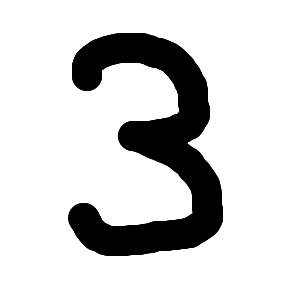
#> input picture 3.png, 300 x 300 px
$ python -i dispImageMosaic.py   (imports and definitions only)
#> lines starting #> are read from the running program, lines starting #| are printed output that depends on the picture
import tkinter as tk
import tkinter.filedialog as fd
# image ライブラリー
from PIL import Image, ImageTk

def dispPhoto(path):
#> called with path = '3.png'
    newImage = Image.open(path).convert("L").resize((32,32)).resize((300,300))
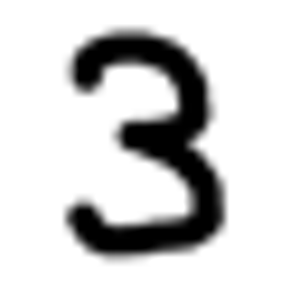
#> newImage: PIL image 300x300 L; min 0, max 255, mean 211.8
    imageData = ImageTk.PhotoImage(newImage)
    imageLabel.configure(image = imageData)
    imageLabel.image = imageData

def openFile():
    fpath = fd.askopenfilename()

    if fpath:
        dispPhoto(fpath)

# [2 lines not run here, left out]

btn = tk.Button(text="open file", command = openFile)
imageLabel = tk.Label()
"""
pack elements
"""
# [3 lines not run here, left out]

>>> result = dispPhoto('3.png')

$ run again, on 7.png
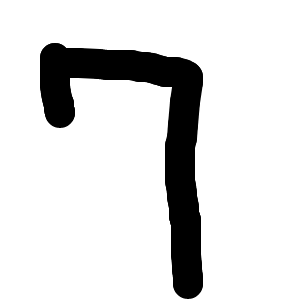
#> input picture 7.png, 300 x 300 px
#> in dispPhoto, `newImage = Image.open(path).convert("L").resize((32,32)).resize((300,3..`:
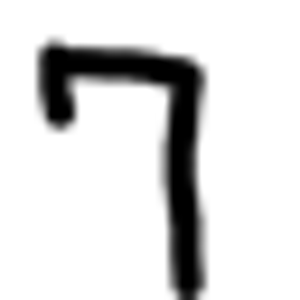
#> newImage: PIL image 300x300 L; min 0, max 255, mean 219.1

$ run again, on 8.png
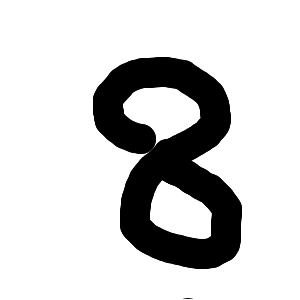
#> input picture 8.png, 300 x 300 px
#> in dispPhoto, `newImage = Image.open(path).convert("L").resize((32,32)).resize((300,3..`:
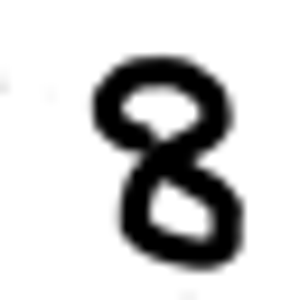
#> newImage: PIL image 300x300 L; min 0, max 255, mean 207

$ run again, on kodai_megalodon.png
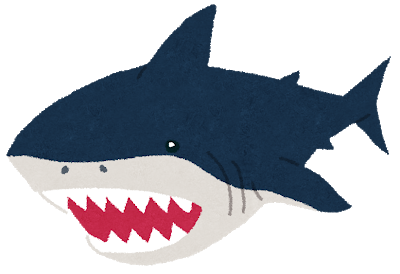
#> input picture kodai_megalodon.png, 400 x 274 px
#> in dispPhoto, `newImage = Image.open(path).convert("L").resize((32,32)).resize((300,3..`:
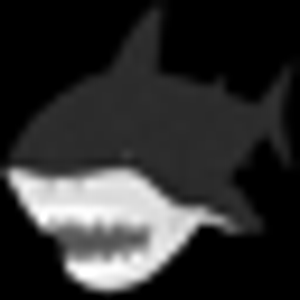
#> newImage: PIL image 300x300 L; min 0, max 255, mean 46.8
